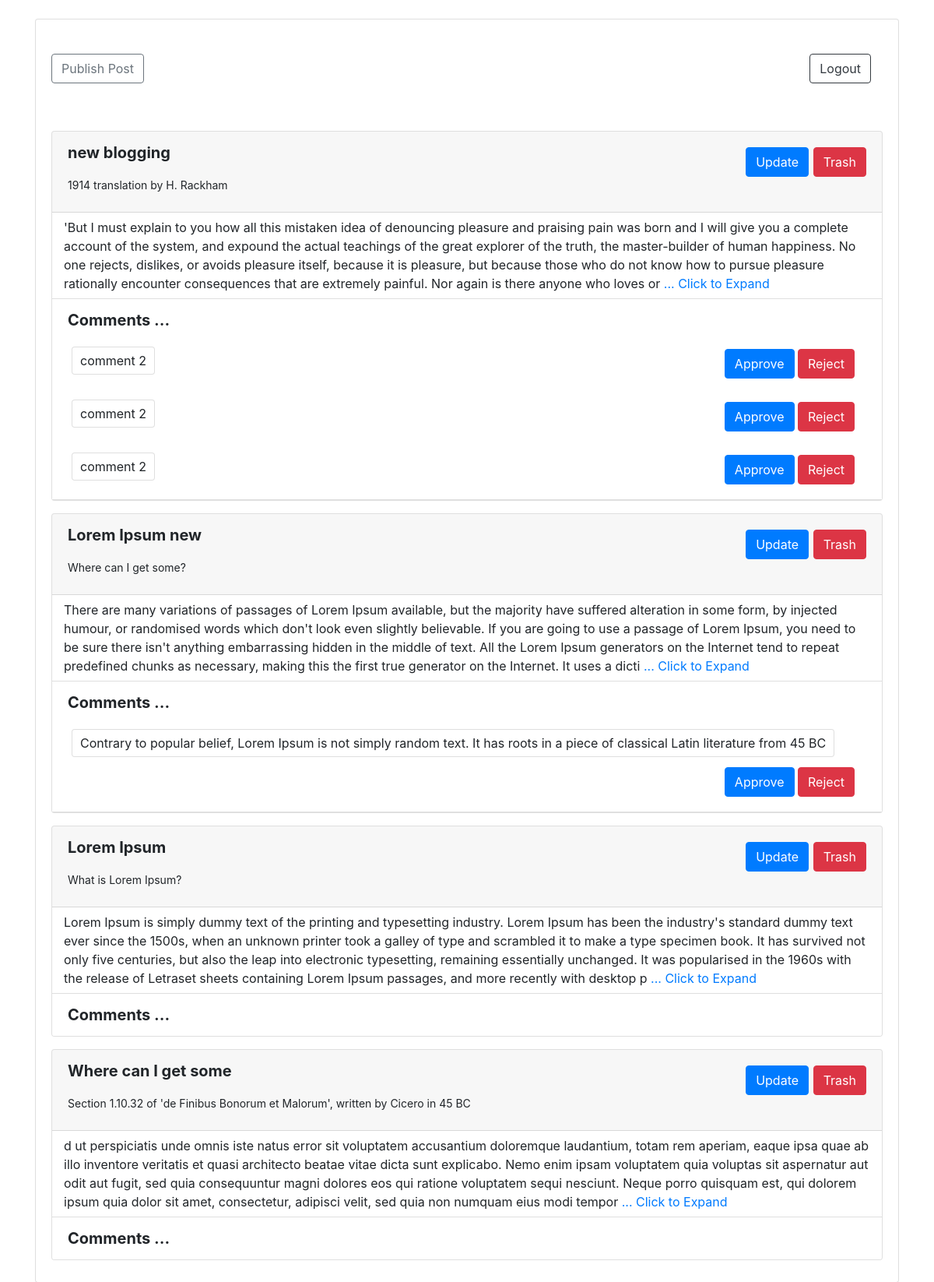
The page /commentAction on the database its author committed.
### tables this page shows
CREATE TABLE blogs(id INTEGER PRIMARY KEY AUTOINCREMENT,title TEXT, subtitle TEXT, post TEXT);

CREATE TABLE approval(id INTEGER PRIMARY KEY AUTOINCREMENT,title TEXT, comment TEXT);

### app.py (the view)
@app.route('/commentAction')
def commentAction():
  db = sqlite3.connect('blogger.db')
  cursor = db.cursor()
  cursor.execute('SELECT * FROM blogs ORDER BY id DESC')
  posts = cursor.fetchall()
  cursor.execute('SELECT * FROM approval ORDER BY id ASC')
  comments = cursor.fetchall()
  return render_template('postViewer.html', posts=posts, comments=comments)

### templates/postViewer.html (shortened to what this page needs)
{% extends 'baseDesign.html' %}
{% block body %}
<div class="container">
  <div class="row">
    <div class="col">
      <div class="card mt-4">
        <div class="card-body" style="margin: 8px 0px; font-size: 20px;">
        <div class="row" style="margin: 8px 0px; font-size: 20px;">
          <a class="btn btn-outline-secondary" href="/create " style="margin: 8px 0px;">Publish Post</a>
          <div class="col text-right">
            <a class="btn btn-outline-dark text-left" href="/login" style="margin: 8px 0px;">Logout</a>
          </div>
        </div>
          {% for post in posts %}
            <div class="card mt-3">
              <div class="card-header">
                <div class="row">
                  <div class="col"><strong>{{post[1]}}</strong></div>
                  <div class="col text-right mt-2">
                    <a class="btn btn-primary" href="/edit?title={{post[1]}}&subtitle={{post[2]}}&post={{post[3]}}&_id={{post[0]}} " >Update</a>
                    <a class="btn btn-danger" href=" /trashPost/{{post[0]}} ">Trash</a>
                  </div>
                </div>
                <div class="row">
                  <div class="card-title" style="padding: 0px 15px; font-size: 14px;">
                    {{post[2]}}
                  </div>
                </div>
              </div>
              <div class="card-body" style="padding: 7px 15px; font-size: 16px;">
                {{post[3][0:500]}}
                <a href="/post/{{post[0]}}">... Click to Expand</a>
              </div>
              <div class="row">
                <div class="col">
                  <div class="card-footer" style="background-color: #fff;">
                    <strong>Comments ...</strong>
                  </div>
                </div>
              </div>
              {% for comment in comments %}
                {% if post[1]==comment[1] %}
                  <div class="row" style="margin-top: -17px;">
                    <div class="col">
                      <div class="card-header" style="background-color: #fff;">
                        <div class="row" style="padding: 7px 15px; font-size: 16px;">
                          <div class="card mt-8" style="background-color: #fff; padding: 5px 10px; margin: 5px 5px;">
                            {{ comment[2] }}
                          </div>
                          <div class="col text-right mt-2" >
                            <a class="btn btn-primary" href="/approveComment?_id={{comment[0]}}&title={{comment[1]}}&comment={{comment[2]}} " >Approve</a>
                            <a class="btn btn-danger" href="/delComment/{{ comment[0] }} ">Reject</a>
                          </div>
                        </div>
                      </div>
                    </div>
                  </div>
                {% else %}
                  {{ super() }}
                {% endif %}
              {% endfor %}
            </div>
          {% endfor %}
        </div>
      </div>
    </div>
  </div>
</div>
{% endblock %}

### rows shown on the page
blogs: title "new blogging", subtitle "1914 translation by H. Rackham", post "'But I must explain to you how all this mistaken idea of denouncing pleasure and praising pain was born and I will give you a complete account of the system, and expound the actual teachings of the great explorer of the truth, the master-builder of human happiness. No one rejects, dislikes, or avoids pleasure itself, because it is pleasure, but because those who do not know how to pursue pleasure rationally encounter consequences that are extremely painful. Nor again is there anyone who loves or"
approval: comment "comment 2"
approval: comment "comment 2"
approval: comment "comment 2"
blogs: title "Lorem Ipsum new", subtitle "Where can I get some?", post "There are many variations of passages of Lorem Ipsum available, but the majority have suffered alteration in some form, by injected humour, or randomised words which don't look even slightly believable. If you are going to use a passage of Lorem Ipsum, you need to be sure there isn't anything embarrassing hidden in the middle of text. All the Lorem Ipsum generators on the Internet tend to repeat predefined chunks as necessary, making this the first true generator on the Internet. It uses a dicti"
approval: comment "Contrary to popular belief, Lorem Ipsum is not simply random text. It has roots in a piece of classical Latin literature from 45 BC"
blogs: title "Lorem Ipsum", subtitle "What is Lorem Ipsum?", post "Lorem Ipsum is simply dummy text of the printing and typesetting industry. Lorem Ipsum has been the industry's standard dummy text ever since the 1500s, when an unknown printer took a galley of type and scrambled it to make a type specimen book. It has survived not only five centuries, but also the leap into electronic typesetting, remaining essentially unchanged. It was popularised in the 1960s with the release of Letraset sheets containing Lorem Ipsum passages, and more recently with desktop p"
blogs: title "Where can I get some", subtitle "Section 1.10.32 of 'de Finibus Bonorum et Malorum', written by Cicero in 45 BC", post "d ut perspiciatis unde omnis iste natus error sit voluptatem accusantium doloremque laudantium, totam rem aperiam, eaque ipsa quae ab illo inventore veritatis et quasi architecto beatae vitae dicta sunt explicabo. Nemo enim ipsam voluptatem quia voluptas sit aspernatur aut odit aut fugit, sed quia consequuntur magni dolores eos qui ratione voluptatem sequi nesciunt. Neque porro quisquam est, qui dolorem ipsum quia dolor sit amet, consectetur, adipisci velit, sed quia non numquam eius modi tempor"
